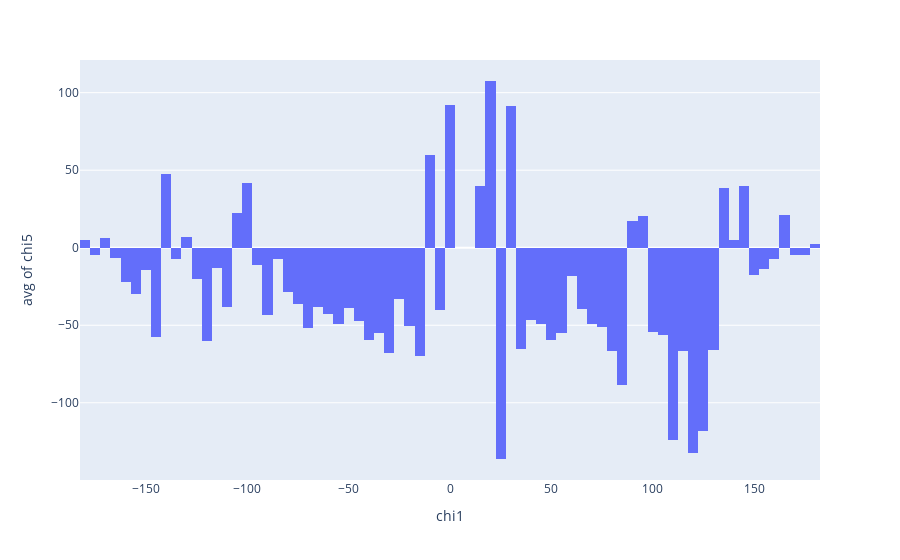

Notebook source saved alongside this figure:
### Markdown cell above
## Examining the Torsion Angles

### Code cell
labels = {'value': 'Angle', 'variable': 'Torsion'}
cols = ['chi1', 'chi5']
data = SS_df[cols].copy()
data.set_index('chi1')

px.histogram(SS_df, x='chi1', y='chi5', labels=labels, histfunc='avg', nbins=90)
#px.histogram(SS_df[cols], labels=labels)

### Figure 1 — Plotly figure (JSON) as saved in the notebook; plotly's stock layout.template omitted (floating-point values rounded to 4 significant figures; data arrays with more than 128 entries replaced by an {"elided": "..."} marker saying what was removed)
{"data": [{"alignmentgroup": "True", "bingroup": "x", "histfunc": "avg", "hovertemplate": "chi1=%{x}<br>avg of chi5=%{y}<extra></extra>", "legendgroup": "", "marker": {"color": "#636efa", "pattern": {"shape": ""}}, "name": "", "nbinsx": 90, "offsetgroup": "", "orientation": "v", "showlegend": false, "type": "histogram", "x": {"elided": "8132 float values"}, "xaxis": "x", "y": {"elided": "8132 float values"}, "yaxis": "y"}], "layout": {"barmode": "relative", "legend": {"tracegroupgap": 0}, "margin": {"t": 60}, "xaxis": {"anchor": "y", "domain": [0, 1], "title": {"text": "chi1"}}, "yaxis": {"anchor": "x", "domain": [0, 1], "title": {"text": "avg of chi5"}}}}
